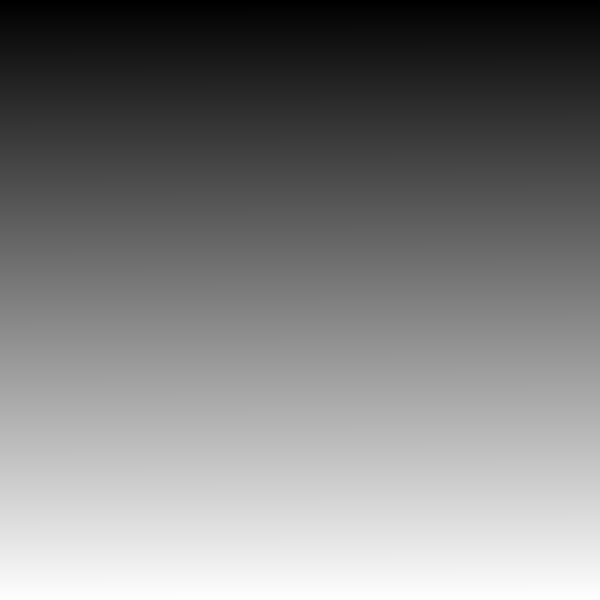
Frame 1 (no input)
Frame 60 (the mouse pressed at the canvas centre just before this capture): identical to frame 1, image omitted
Frame 120 (the mouse held since frame 60 and released just before this capture): identical to frame 1, image omitted

The Processing sketch that drew this single still picture (run headless with seeded random() and noise(); from frame 60 on, the mouse is pressed at the canvas centre):

// Processing sketch: w11_00_pixels1D
// ── w11_00_pixels1D.pde
// bryan ma for code 2 sp 19

void setup() {
  size(600, 600);
  loadPixels();
  for (int i = 0; i < pixels.length; i++) {
    pixels[i] = color(map(i, 0, pixels.length, 0, 255));
  }
  updatePixels();
}

void draw() {
  
}
